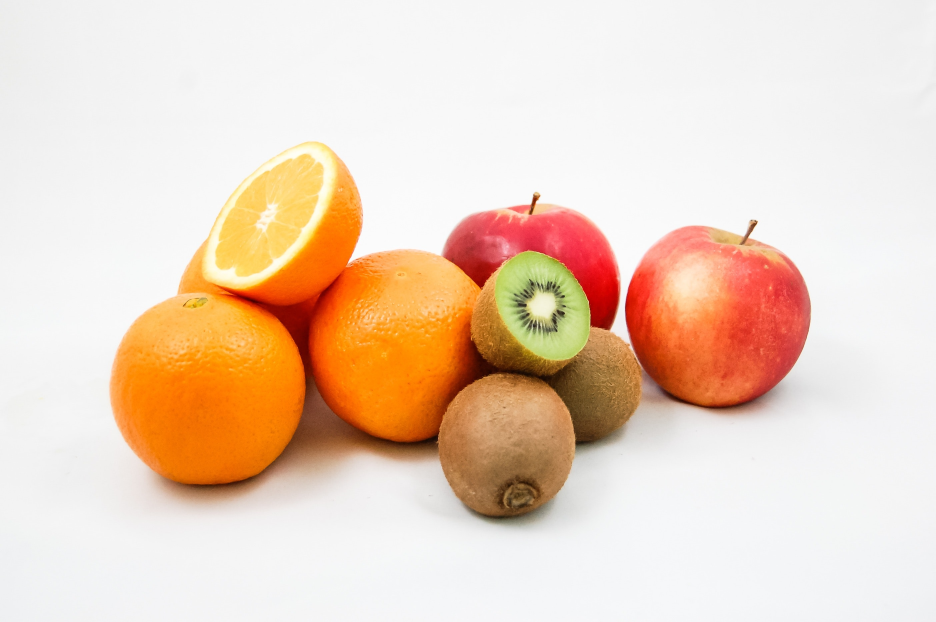
//> input picture test_content/fruits.jpg, 2806 x 1866 px, given in place of , which was not available (shown at 1/3 size)
$ ./main test_content/fruits.jpg   (built with g++ and OpenCV 4)
//> lines starting //> are read from the running program, lines starting //| are printed output that depends on the picture; after the words box and inside, x2 and y2 are one past the last pixel; in counts of white or black regions, pixels touching at a corner belong together; pictures that were not available may be replaced by others from this repository, and a replacement may not be noted
#include <opencv2/opencv.hpp>
#include <string>
#include <map>
#include <tuple>
#include <memory>

#define DEBUG

class ArgParser
{
public:
    enum ArgType {
        Int,
        Str,
        Float,
        None
    };

    class Arg {
    public:

        Arg(const std::string& name = "", ArgType t = ArgType::None) :
            name(name),
            type(t)
        {}

        std::string name;
        std::string value;
        std::string description;
        ArgType     type;
    };

    template<typename T>
    T get_argument(const std::string& n) const {
        //const Arg& a = args[n];
        auto arg = args.find(n)->second;

        switch (arg.type)
        {
            //case ArgType::Float: return static_cast<T>(std::stof(arg.value));

            //case ArgType::Int : return static_cast<T>(std::stoi(arg.value));

            case ArgType::Str : return arg.value;

            case ArgType::None : return T();;
        }
        return T();
    }
    ArgParser() = default;

    void add_argument(std::string name, ArgType t, std::string desc = "") {
        args[name] = Arg(name, t);
        args[name].description = desc;
    }

    void parse(int argc, char** argv) {
        if (argc == 1)
        {

        }
        for (size_t i = 1; i < argc; i++)
        {
            if (args.find(argv[i]) != args.end())
            {
                args[argv[i]].value = argv[++i];
            }
        }

    }

    ~ArgParser() = default;

private:
    std::map <std::string, Arg> args;
    bool parsed;
    bool ToB(std::string value) {
        return value == "true" ||
            value == "True" ||
            value == "T";
    }
};

std::shared_ptr<ArgParser> create_arg_parser(int argc, char** argv) {
    std::shared_ptr<ArgParser> p(new ArgParser());

    p->add_argument("-i", ArgParser::ArgType::Str);
    p->add_argument("-o", ArgParser::ArgType::Str);
    p->parse(argc, argv);
    return p;
}

//only for 1 channels
std::tuple<float, float> estimate_linear_contrast_params(const cv::Mat& img) {
    if (img.channels() != 1)
    {
        throw std::invalid_argument("channels != 1");
    }
    //cv::calcHist(img);
    return std::make_tuple<float, float>(1.f, 0.f);
}

std::tuple<float, float> estimate_canny_params(const cv::Mat& img) {
    if (img.channels() != 1)
    {
        throw std::invalid_argument("channels != 1");
    }
}

template<typename T>
void __linear_contrast(const cv::Mat& img, cv::Mat& out, float alpha, float beta) {
    T t;
    for (int y = 0; y < img.rows; y++)
    {
        for (int x = 0; x < img.cols; x++)
        {
            t = (alpha * img.at<T>(y, x) + T(beta));
            out.at<T>(y, x) = t < std::numeric_limits<T>::max() ? t : std::numeric_limits<T>::max();
        }
    }
}

void linear_contrast(cv::Mat& img, cv::Mat& out, float alpha, float beta) {
    int t = img.type();
    switch (t)
    {
    case CV_8UC1:
        out = cv::Mat::zeros(img.size(), CV_8UC1);
        __linear_contrast<unsigned char>(img, out, alpha, beta);
        break;
    default:
        throw std::exception("uncorrect image type");
        break;
    }
}

void show_debug_image(cv::Mat image, std::string name, cv::Size debug_img_size = cv::Size(450, 300),
    int draw_time = 10) {
    cv::Mat resized_img;
    cv::resize(image, resized_img, debug_img_size);
    cv::imshow(name, resized_img);
    cv::waitKey(draw_time);
}

void read_image(int argc, char** argv, cv::Mat& image) {
    std::shared_ptr<ArgParser> p = create_arg_parser(argc, argv);
    std::string file_path = p->get_argument<std::string>("-i");

    try
    {
        image = cv::imread(file_path);
//> image is the input picture: 1866 rows x 2806 cols, CV_8UC3; mean B, G, R 193.1, 212.1, 236.5
    }
    catch (const std::exception& e)
    {
        std::cerr << "Can not read file " << file_path << std::endl;
        throw std::exception(e);
    }
    if (image.empty())
    {
        throw std::exception("image empty");
    }
}

void draw_corners(cv::Mat& image, const cv::Mat& corners, int threshold) {
    for (int j = 0; j < corners.rows; j++)
    {
        for (int i = 0; i < corners.cols; i++)
        {
            if (static_cast<int>(corners.at<uchar>(j, i)) > threshold)
            {
                cv::circle(image, cv::Point(i, j), 10, cv::Scalar(0), 2, 8, 0);
            }
        }
    }

}

void invers_bin_imgage(cv::Mat image) {
    for (int r = 0; r < image.rows; r++)
    {
        for (int c = 0; c < image.cols; c++)
        {
            auto& e = image.at<uchar>(r, c);
            e = e ^ static_cast<unsigned char>(255);
        }
    }
}

void clamp(cv::Point& p, const cv::Size& s) {
    if (p.x < 0) p.x = 0;
    if (p.x >= s.width) p.x = s.width - 1;
    if (p.y < 0) p.y = 0;
    if (p.y >= s.height) p.y = s.height - 1;
}
template<typename img_T, typename integ_T>
void filter_avg_dist(const cv::Mat& inverse_edges_image_bin, const cv::Mat& image, cv::Mat& processed_image,
    float coeff = 5.f) {
    cv::Mat distance_map;
    cv::distanceTransform(inverse_edges_image_bin, distance_map, cv::DIST_L2, cv::DIST_MASK_5);
    normalize(distance_map, distance_map, 0, 1, cv::NORM_MINMAX);

    cv::Mat debug_image;
    normalize(distance_map, debug_image, 0, 255, cv::NORM_MINMAX, CV_8UC1);
    show_debug_image(debug_image,"Distance map");

    cv::Mat integral_img;
    cv::integral(image, integral_img);

    image.copyTo(processed_image);
    unsigned int filter_size, offset;
    for (int r = 0; r < image.rows - 1; r++)
    {
        for (int c = 0; c < image.cols - 1; c++)
        {
            filter_size = static_cast<int>(distance_map.at<float>(r, c) * coeff);
            filter_size |= 1;

            if (filter_size <= 1) continue;
            offset = filter_size / 2;
            int i_r = r + 1;
            int i_c = c + 1;
            cv::Point pA(i_c - offset - 1, i_r - offset - 1);
            cv::Point pB(i_c - offset - 1, i_r + offset);
            cv::Point pC(i_c + offset, i_r + offset);
            cv::Point pD(i_c + offset, i_r - offset - 1);
            clamp(pA, integral_img.size());
            clamp(pC, integral_img.size());
            clamp(pB, integral_img.size());
            clamp(pD, integral_img.size());
            int A = integral_img.at<integ_T>(pA);
            int B = integral_img.at<integ_T>(pB);
            int C = integral_img.at<integ_T>(pC);
            int D = integral_img.at<integ_T>(pD);
            int rect_sum = C - B - D + A;
            processed_image.at<img_T>(r, c) = rect_sum / (filter_size * filter_size);
        }
    }
}
int main(int argc, char** argv) {

    // Read image
    cv::Mat image;
    read_image(argc, argv, image);
    show_debug_image(image, "Original image");

    // Convert to grayscale
    cv::Mat gray_image;
    cv::cvtColor(image, gray_image, cv::COLOR_BGR2GRAY);
    show_debug_image(gray_image, "Grayscale image");
//> call 2 of show_debug_image, with name = "Grayscale image", debug_img_size = Size(450, 300), draw_time = 10
//> in show_debug_image (call 2), `cv::resize(image, resized_img, debug_img_size);`:
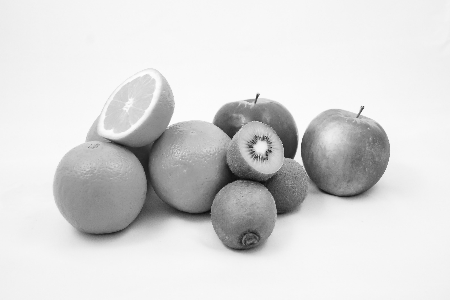
//> resized_img: 300 rows x 450 cols, CV_8UC1; min 11, max 254, mean 217.2

    // Contrast correction
    cv::Mat contrast_gray_image;
    std::tuple<float, float> params = estimate_linear_contrast_params(gray_image);
    linear_contrast(gray_image, contrast_gray_image, std::get<0>(params), std::get<1>(params));
//> the loop in __linear_contrast, `for (int y = 0; y < img.rows; y++)` made 1866 passes
//> t on passes 1 to 3: 241, 241, 241
//> after the loop in __linear_contrast, `for (int y = 0; y < img.rows; y++)`: t = 238
    show_debug_image(contrast_gray_image, "Grayscale image");

    // Bluring image for canny
    cv::Mat blured_gray_image;
    cv::blur(contrast_gray_image, blured_gray_image, cv::Size(3, 3));
    show_debug_image(contrast_gray_image, "Grayscale image");

    // Canny edgw detector
    double canny_threshold1 = 10;
    double canny_threshold2 = 200;
    cv::Mat canny_edges_image;
    cv::Canny(blured_gray_image, canny_edges_image, 10, 200);
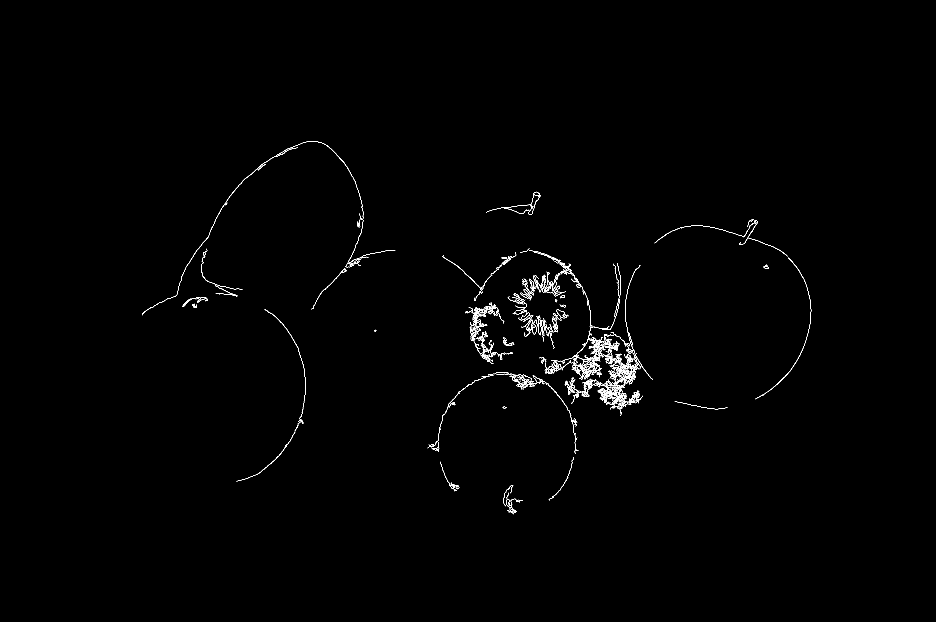
//> canny_edges_image: 1866 rows x 2806 cols, CV_8UC1 (shown at 1/3 size); 0.48% white in thin lines or dots, all inside (x1, y1, x2, y2) = (426, 424, 2434, 1543)
    show_debug_image(canny_edges_image, "Canny edge image");

    //Harris corner detecting
    int block_size = 10;
    int aperture_size = 7;
    double k = 0.04;
    cv::Mat corners, corners_norm = cv::Mat::zeros(gray_image.size(), CV_8UC1), corners_norm_scaled;
    //corners = cv::Mat::zeros(gray_image.size(), CV_32FC1);
    cv::cornerHarris(gray_image, corners, block_size, aperture_size, k);
    cv::normalize(corners, corners_norm, 0, 255, cv::NORM_MINMAX, CV_8UC1, cv::Mat());
    show_debug_image(corners_norm, "Harris corners");

    // Draw corners
    cv::Mat image_w_corners;
    image.copyTo(image_w_corners);
    draw_corners(image_w_corners, corners_norm, 50);
    show_debug_image(image_w_corners, "Image with corners");

    //
    cv::Mat corners_norm_bin = cv::Mat::zeros(gray_image.size(), CV_8UC1);
    cv::threshold(corners_norm, corners_norm_bin, 50, 255, cv::THRESH_BINARY | cv::THRESH_OTSU);
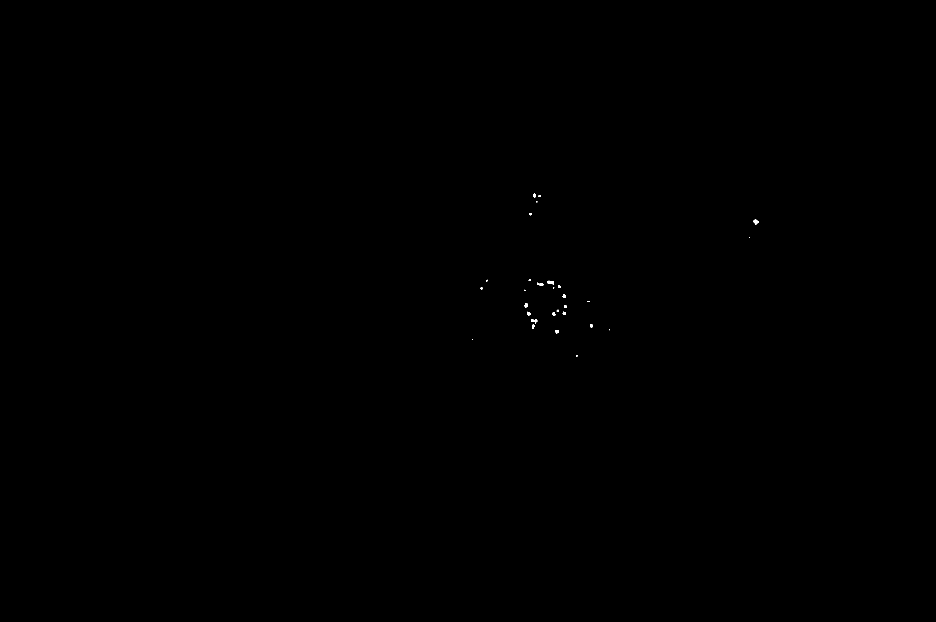
//> corners_norm_bin: 1866 rows x 2806 cols, CV_8UC1 (shown at 1/3 size); 0.03% white; 31 white regions (10 under 20 px), largest, box (x1, y1, x2, y2) and area: (1642, 842, 1662, 853) 154, (2260, 659, 2276, 674) 149, (1574, 909, 1584, 923) 103
    cv::Mat corners_distance_map;
    cv::distanceTransform(corners_norm_bin, corners_distance_map, cv::DIST_L2, 3);
    //cv::normalize(resized_img, resized_img, 0, 255, cv::NORM_MINMAX, CV_8UC1, cv::Mat());


    // Convert to binary
    cv::Mat edges_image_bin = cv::Mat::zeros(gray_image.size(), CV_8UC1);
    cv::threshold(canny_edges_image, edges_image_bin, 50, 255, cv::THRESH_BINARY | cv::THRESH_OTSU);
    invers_bin_imgage(edges_image_bin);
    cv::Mat debug_image;
    cv::normalize(edges_image_bin, debug_image, 0, 255, cv::NORM_MINMAX, CV_8UC1, cv::Mat());
    show_debug_image(debug_image, "Invers binary image");
//> in show_debug_image (call 8), `cv::resize(image, resized_img, debug_img_size);`:
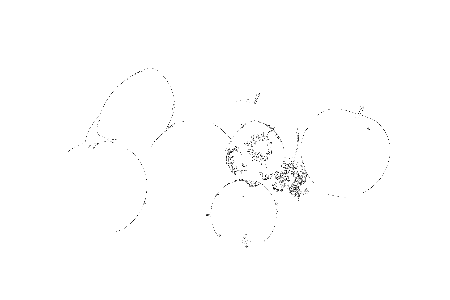
//> resized_img: 300 rows x 450 cols, CV_8UC1; min 0, max 255, mean 253.8

    // Filter image
    cv::Mat processed_image;
    filter_avg_dist<uchar, int>(edges_image_bin, gray_image, processed_image);
//> in filter_avg_dist, `cv::distanceTransform(inverse_edges_image_bin, distance_map, cv::DIST_..`:
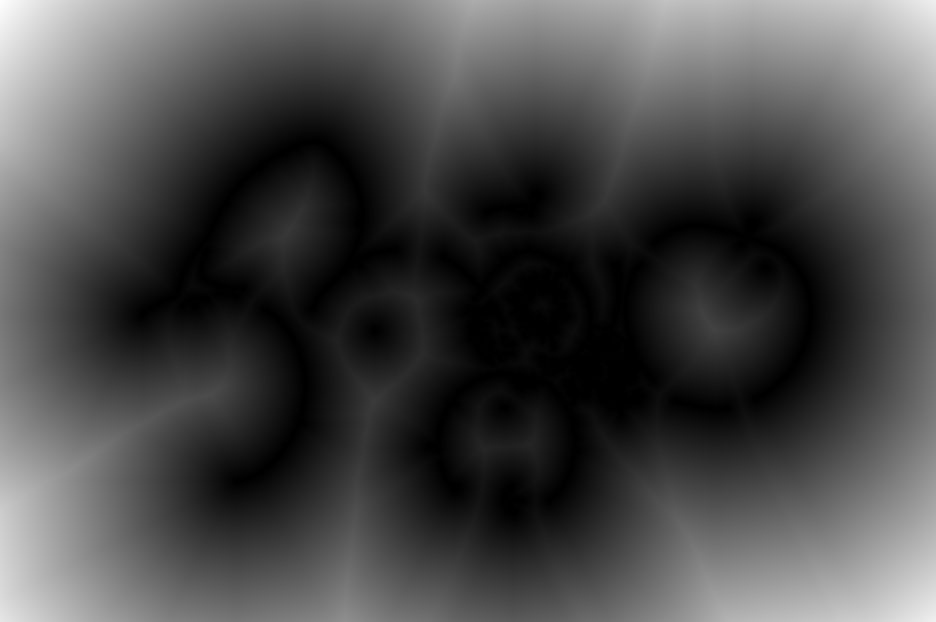
//> distance_map: 1866 rows x 2806 cols, CV_32FC1 (shown at 1/3 size); min 0, max 903.7, mean 263.2; drawn with min black and max white
//> in filter_avg_dist, `cv::integral(image, integral_img);`:
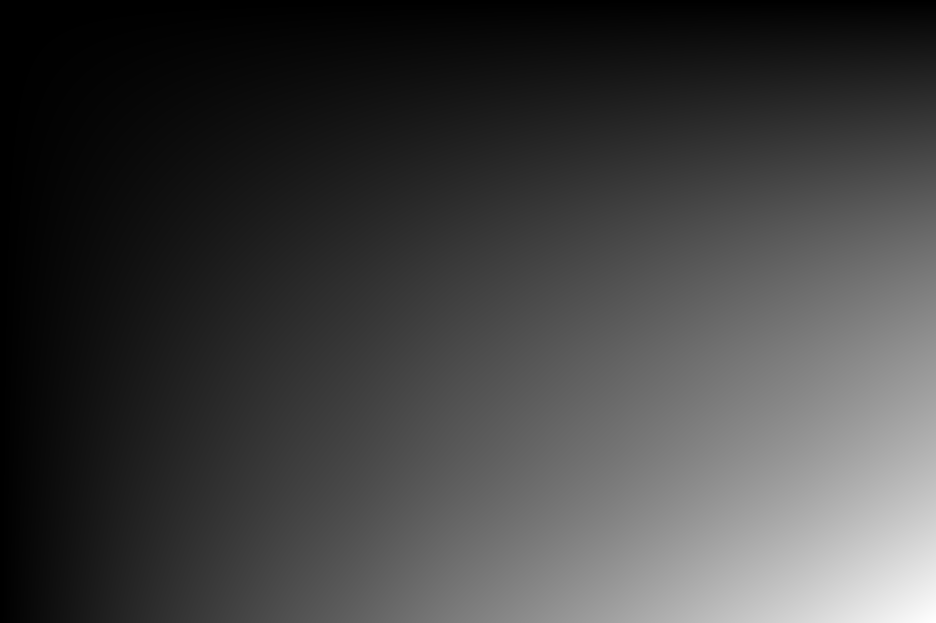
//> integral_img: 1867 rows x 2807 cols, CV_32SC1 (shown at 1/3 size); min 0, max 1.14e+09, mean 290790640.7; drawn with min black and max white
//> after the loop in filter_avg_dist, `for (int r = 0; r < image.rows - 1; r++)`:
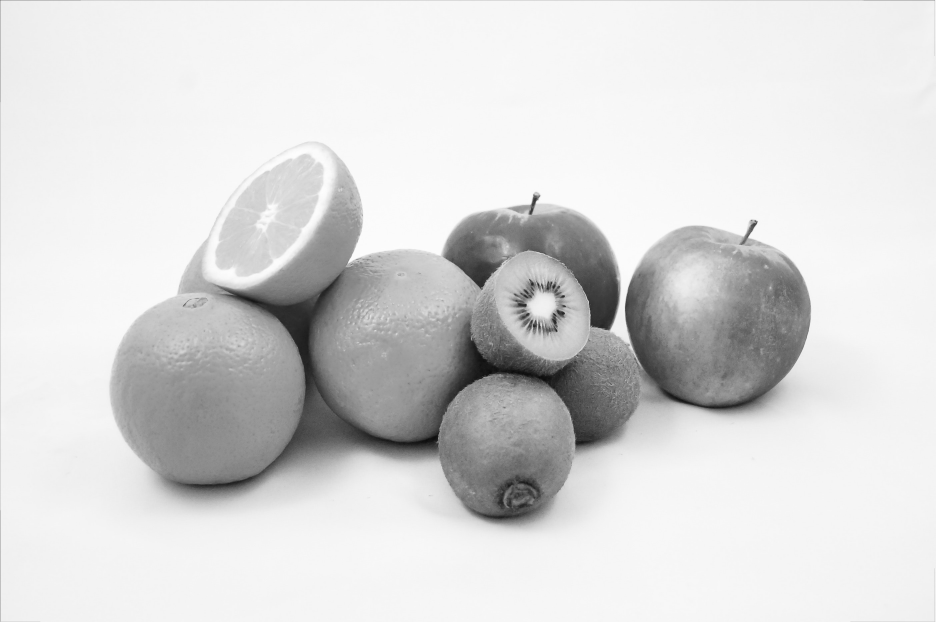
//> processed_image: 1866 rows x 2806 cols, CV_8UC1 (shown at 1/3 size); min 9, max 255, mean 217.1
//> after the loop in filter_avg_dist, `for (int r = 0; r < image.rows - 1; r++)`: filter_size = 5; offset = 2
    show_debug_image(processed_image, "Processed image");

    cv::waitKey();
    return 0;
}
